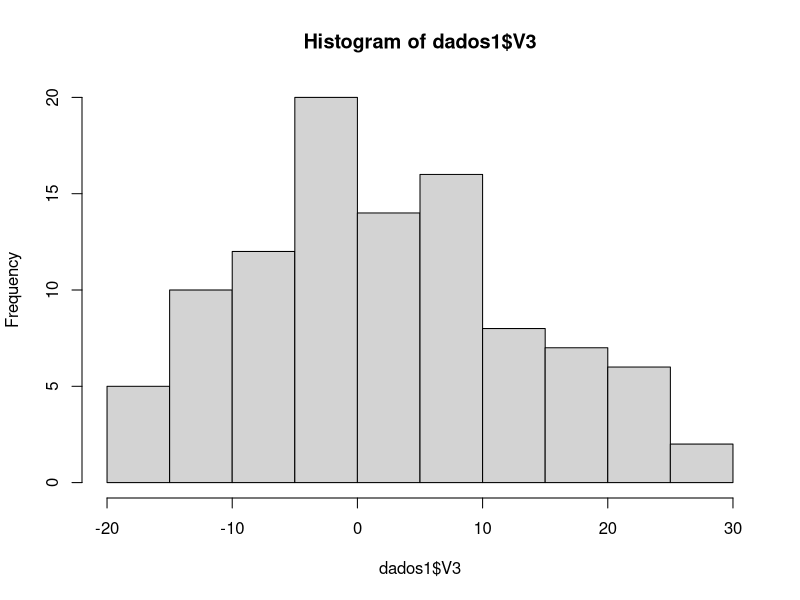
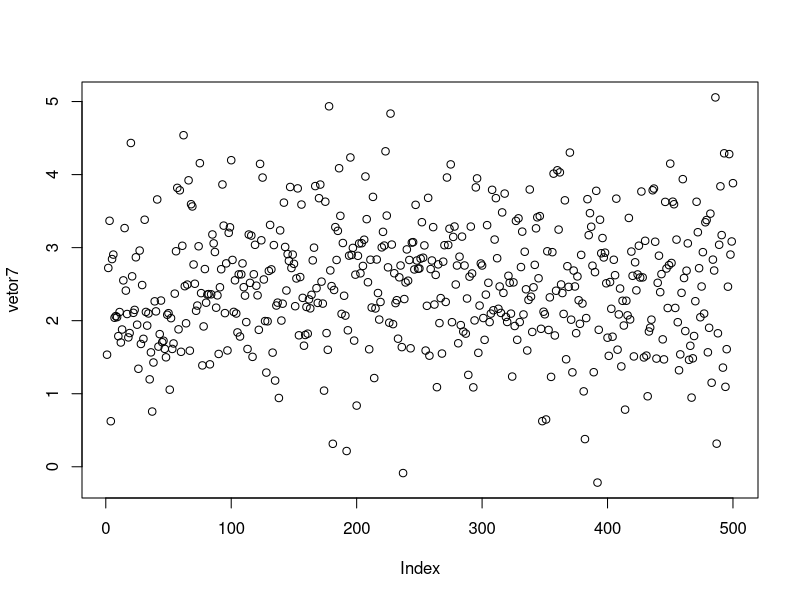
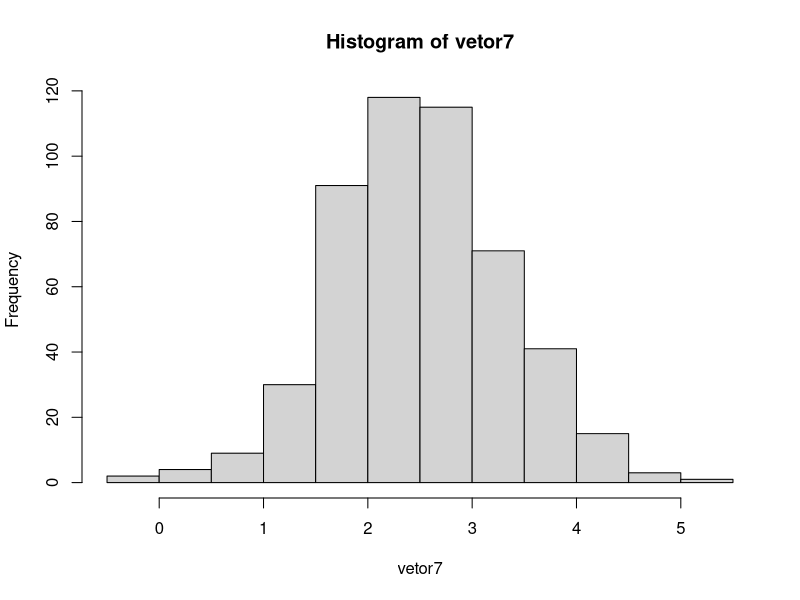

The R script that drew these images, in order:
## ---- chunk 1
getwd()
## ---- chunk 2
setwd( "C:/Users/humberto.pina/Documents/R/treinamento/DGC/R")
## ---- chunk 3
1+3+5+7   # soma de quatro números

2+6+5^2   # incluindo expoentes

sin(pi)   # inclue funções trigonométricas e logarítmicas

4/0       # Inf

sqrt (35) # raiz

sqrt(-35) # NAN
## ---- chunk 4
as.complex(-35)

sqrt(as.complex(-35))

## ---- chunk 5
read.delim('dados1.txt', sep="")
## ---- chunk 6
dados1 <- read.delim('dados1.txt', sep="",header=F)
## ---- chunk 7
# Examen do arquivo ..ver primeiras ou ultimas linhas do arquivo
head(dados1)

head(dados1, n=10) # aqui quero ver as primeiras 10 linhas

tail(dados1)       # ultimas linhas do arquivo

str(dados1)        # ver a estrutura do arquivo

dim(dados1)        # tamanho

## ---- chunk 8
hist(dados1$V3)
## ---- chunk 9
x   <-  sqrt(35)    # Crio o objeto x, colocando o valor através de  ALT + "-"
                    # a seta no sentido contrário também é válida "->"

x                   # mostra o valor da variavel "x"

(x   <-  sqrt(20))  # outra forma de atribuir e mostrar o valor atribuido

y = sin(3)          # outra forma de atribuir valores, o valor da direita va para a variável a esquerda
y

z <- tan(pi); z     # o ";" permite executar mais de um comando na mesma linha
## ---- chunk 10
rm(x)

rm(y,z)

# cuidado com o seguinte comando!! ele apaga todas as variavéis e funções do seu espaço de trabalho...

# rm(list = ls())
## ---- chunk 11
b1_1 = 10 # o underscore permitido

b1.1 = 5  # 0 ponto permitido

# 2bis = 1  # não pode começar com número, tente esse comando na janela 3 (sem #)

# a-1 = 3   # não pode ter hifen, tente esse comando na janela 3 (sem #)
## ---- chunk 12
attach(dados1)

head(V3)

detach(dados1)
## ---- chunk 13
mean(dados1$V3)                # calcular a media de dados1$V3

sum(dados1$V3)                 # e a suma?

sum(abs(dados1$V3))            # e a soma dos valores absolutos

round(sum(abs(dados1$V3)), 2) # e arrendondados a duas casas decimais?
  
## ---- chunk 14
stem(dados1$V3, scale=1)      # experimentar com diferentes escalas

dados2 <- read.delim("dados2.txt")                              # importar arquivo dados2.txt, via janela 2

stem(dados2$resp)             # experimentar com diferentes escalas

# Tabelas

tabelar <- read.delim2("tabelar.txt")    # importar tabelar.txt, ver via janela 2. Separador decimal??
head(tabelar)

table(tabelar$Regiao_Procedencia,tabelar$Est_Civil)

table(tabelar$Regiao_Procedencia,tabelar$Est_Civil, tabelar$Grau_Inst )



prop.table(table(tabelar$Grau_Inst)) # frequencias


prop.table(table(tabelar$Est_Civil)) # e pelo estado civil?

stem(tabelar$Salario, scale=2)
## ---- chunk 15
vetor1 <- c(1,3,5,7,9,13) # comando concatene
str(vetor1)               # que contem o vetor1?

vetor2 = seq(3, 30, 2)   # comando sequencia

## visualizando resultados:
vetor2
print(vetor2)

(vetor3  <-  rep(1,5))     # comando repetir

vetor4 <-  rep (c(3,"B",1), c(5, 4, 3))
vetor4
## ---- chunk 16
vec5 <- vetor1*2
vec5

vec6 <- vetor1+vetor2
vetor1
vetor2
vec6                   # note que ao operar sobre dois vetores de diferente tamanho, o vetor de comprimento menor
                       # é repetido até atingir o comprimento do maior
## ---- chunk 17
set.seed(1234)  # a semente garante a repetibilidade dos dados

vetor7 = rnorm(500, mean=2.5, sd=0.8)

plot(vetor7)   # plotagem dos dados, veja a aleatoridade

hist(vetor7)   # histograma, note a forma

mean(vetor7)   # média da amostra, compare com a média especificada

sd(vetor7)     # desvio padrão da amostra
## ---- chunk 18
# Criar matriz de 100 numeros em 3 linhas (nrow)
(m1 <- matrix(1:12, ncol = 3)) # visualizar usando mouse na janela 2
(m2 <- matrix(1:12, ncol = 3, byrow =T))             

# Criar matriz de 100 numeros em 5 colunas (ncol)
m3  <- matrix(1:100, ncol=5)


# pesquisando a matriz

dim(m3)            # dimensao 

length(m3)         # comprimento

dimnames(m3)       # nomes das colunas ou linhas??

colnames(m3) <- c("Valor1","Valor2","Valor3","Valor4","Valor5") # atribue nomes

dimnames(m3)

str(m3)
## ---- chunk 19
m4 = matrix(rnorm(32, mean=1, sd=3.5), ncol=4)  # crio uma matriz de distribuição normal em quatro colunas

m4[,2]      # segunda coluna

m4[1,]      # primeira linha

m4[2,3]     # valor especifico da segunda linha, terceira coluna

# operações em matrizes
mean( m4[,1] )   # valor medio da coluna 1

mean( m4 )       # e da matriz?

range( m4 )

sd( m4[,2] )

#ADICIONAR LINHAS OU COLUNAS A UMA MATRIZ
# Calculo e adicao de uma coluna
m4 <- cbind(m4, m4[,4]^2)

## ---- chunk 20

bloco1 <- read.csv2("bloco1.csv")

d1 <- bloco1   #  mudar nome de objeto para trabalho

dim(d1)           # dimensoes linha/col

class(d1)         # clase

str(d1)           # estrutura

summary(d1)       # resumo ver os fatores
## ---- chunk 21
lista1 <- list(A=11:35, B="Texto mensagem", C=matrix(1:15, ncol=3))

lista1$A[5]           # acessando um dos objetos armazenados

lista1$B              # acessando um dos objetos armazenados


lista1$C[1,3]         # acessando um elemento da matriz C
## ---- chunk 22
dado2 <- read.csv2('bloco1.csv')
head(dado2)
## ---- chunk 23
write.table(dado2, file='dado_gravado.csv', sep=";", dec=",", col.names=T)
